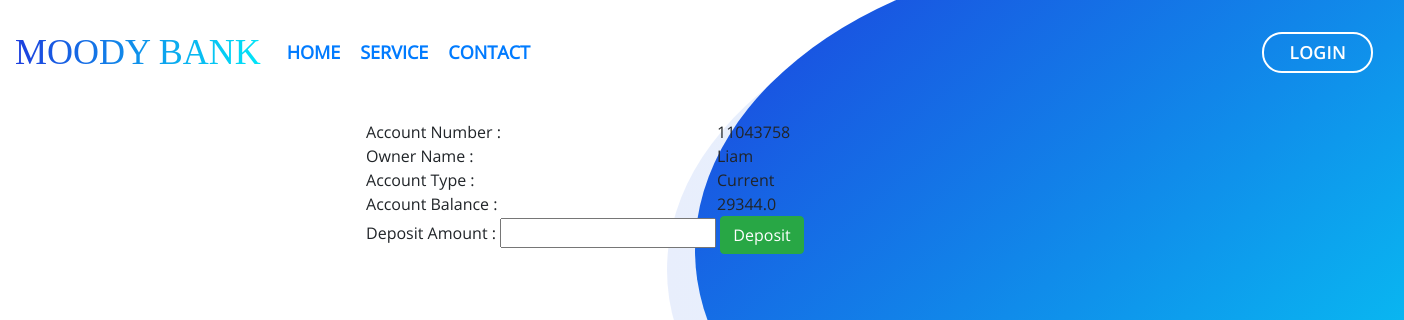
Page /deposit/11043758 on the earlier database version.
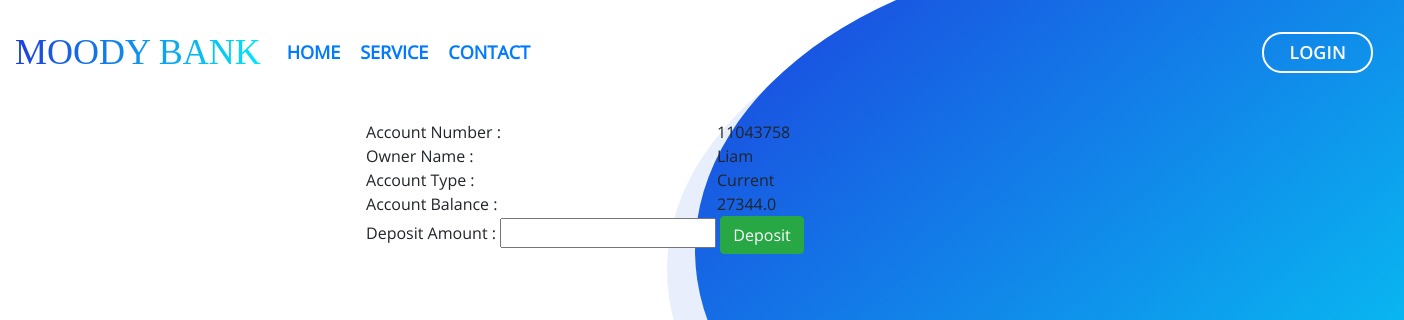
Same page on the later database version.
### application/models.py (models this page shows, shortened)
class Account(db.Model):
	acc_no = db.Column(db.Integer, primary_key=True)
	acc_balance = db.Column(db.Float, nullable=False)
	acc_type = db.Column(db.String(1), nullable=False)
	acc_createDate = db.Column(db.DateTime, nullable=False, default=d.today())
	cust_id = db.Column(db.Integer, db.ForeignKey('customer.cust_id'), nullable=False)

### application/routes.py (the view, shortened to what this page needs)
@app.route("/deposit/<int:acc_no>",methods=["GET","POST"])
def deposit(acc_no):
	form = DepositMoneyForm()
	account = searchAccount(acc_no=acc_no)
	return render_template("deposit.html",title="Deposit Money", account=account, form=form)

### application/forms.py (shortened to what this page needs)
class DepositMoneyForm(FlaskForm):
	depositAmount = FloatField("Deposit Amount", validators=[DataRequired()])
	submit = SubmitField("Deposit")

### application/utils.py (called while the page is built, shortened)
def searchAccount(acc_no=None, cust_id=None, acc_type='S'):
	if acc_no != 0:
		account = Account.query.filter_by(acc_no=acc_no).first()
		if account:
			return account
		else:
			return None
	else:
		return None

### application/templates/deposit.html (shortened to what this page needs)
{% extends "layout.html" %}
{% block content %}
    <div class="row">
        <div class="col-3"></div>
        <div class="col align-self-center">
            <div class="row">
                <div class="col-6">Account Number :</div>
                <div class="col-6">{{ account.acc_no }}</div>
            </div>
            <div class="row">
                <div class="col-6">Owner Name :</div>
                <div class="col-6">{{ account.Owner.cust_name }}</div>
            </div>
            <div class="row">
                <div class="col-6">Account Type :</div>
                {% if account.acc_type == 'S'%}
                <div class="col-6">Savings</div>
                {% elif account.acc_type == 'C' %}
                <div class="col-6">Current</div>
                {% endif %}
            </div>
            <div class="row">
                <div class="col-6">Account Balance :</div>
                <div class="col-6">{{ account.acc_balance }}</div>
            </div>
            <div>
                <form action="" method="POST">
                    {{ form.depositAmount.label }} :
                    {{ form.depositAmount }}
                    {{ form.submit(class="btn btn-success") }}
                </form>
            </div>
        </div>
        <div class="col-3"></div>
    </div>
{% endblock %}

Differences in the rows shown:
changed Account id 11043758: acc_balance "29344.0" → "27344.0"
